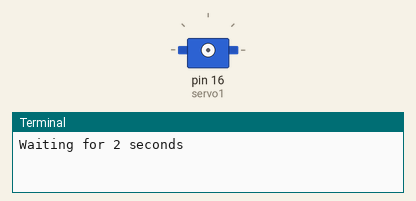
Bench run of a program on a simulated Raspberry Pi (header pin numbers). Shown: servo, the last lines printed to the terminal. Servo angles are drawn from the pulse width (0.5 ms = 0°, 2.5 ms = 180°). At 17.5 s the program stops and its outputs stay as they are.

Above: at 0.1 s.
At 6.1 s:
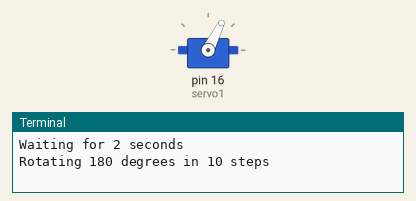
At 12.1 s:
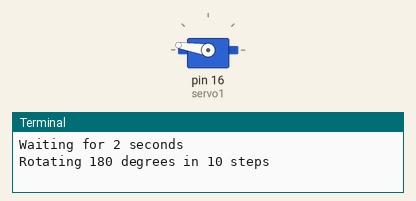
At 15.1 s:
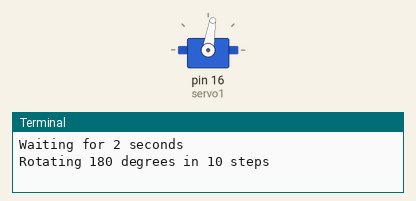
Timing chart, 0 to 18.5 s (numbered marks = the images above):
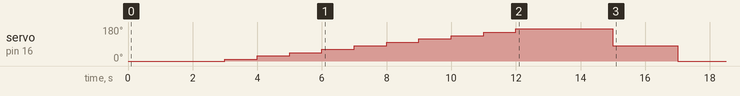

Measured:
- by itself, servo on pin 16 (servo1): rises from 0° to 171° in 9.0 s, then falls to 0° in 5.0 s

The program:

servo_test.py
```python
# Import libraries
import RPi.GPIO as GPIO
import time

# Set GPIO numbering mode
GPIO.setmode(GPIO.BOARD)

# Set pin 16 as an output, and set servo1 as pin 16 as PWM
GPIO.setup(16,GPIO.OUT)
servo1 = GPIO.PWM(16,50) # Note 16 is pin, 50 = 50Hz pulse

#start PWM running, but with value of 0 (pulse off)
servo1.start(0)
print ("Waiting for 2 seconds")
time.sleep(2)

#Let's move the servo!
print ("Rotating 180 degrees in 10 steps")

#Define duty cycle variable
duty = 2

#Loop for duty values 2 to 12 (0 to 180 degrees)
while duty <= 12:
    servo1.ChangeDutyCycle(duty)
    time.sleep(1)
    duty = duty + 1

#Wait for 2 seconds
time.sleep(2)

#Turn back to 90 degrees for 2 seconds
servo1.ChangeDutyCycle(7)
time.sleep(2)

#Turn back to 0 degrees
servo1.ChangeDutyCycle(2)
time.sleep(0.5)
servo1.ChangeDutyCycle(0)

#Clean-up at the end
servo1.stop()
GPIO.cleanup()
print ("Goodbye")
```
